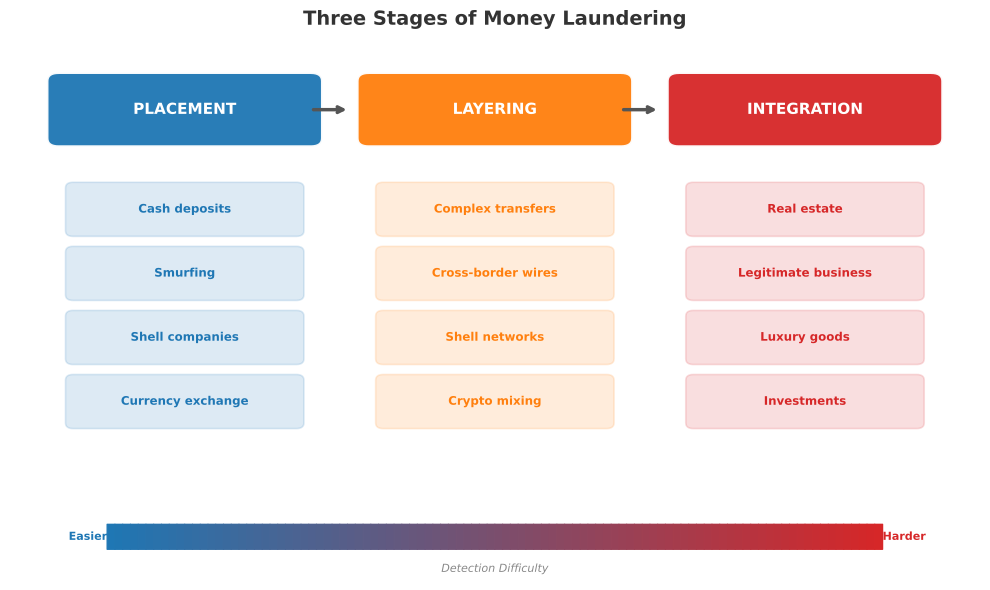

The script that saved this image:
"""
Figure 04: Three Stages of Money Laundering
Three-column flowchart showing Placement, Layering, and Integration stages
with methods and a detection difficulty gradient.
"""
import sys
import os
sys.path.insert(0, os.path.join(os.path.dirname(__file__), '..', '..', '_shared'))

import matplotlib
matplotlib.use('Agg')
import matplotlib.pyplot as plt
import matplotlib.patches as mpatches
from matplotlib.patches import FancyBboxPatch, FancyArrowPatch
import numpy as np

try:
    from chart_styles import V4_COLORS, apply_v4_style, save_chart
except ImportError:
    V4_COLORS = {
        'MLPURPLE': '#9467BD', 'MLBLUE': '#1F77B4', 'MLRED': '#D62728',
        'MLORANGE': '#FF7F0E', 'MLGREEN': '#2CA02C', 'MLGRAY': '#7F7F7F',
        'MLTEAL': '#0D7377', 'MLCYAN': '#14BDEB', 'MLYELLOW': '#BCBD22',
        'MLPINK': '#E377C2', 'MLBROWN': '#8C564B',
    }
    def apply_v4_style(ax, title='', xlabel='', ylabel=''):
        ax.set_title(title, fontsize=14, fontweight='bold', pad=15, color='#333333')
        if xlabel: ax.set_xlabel(xlabel, fontsize=11, color='#555555')
        if ylabel: ax.set_ylabel(ylabel, fontsize=11, color='#555555')
        ax.spines['top'].set_visible(False)
        ax.spines['right'].set_visible(False)
        ax.spines['left'].set_color('#CCCCCC')
        ax.spines['bottom'].set_color('#CCCCCC')
        ax.tick_params(colors='#555555', labelsize=9)
        ax.set_facecolor('white')
        return ax
    def save_chart(fig, filename='chart.pdf', dpi=300):
        fig.tight_layout()
        fig.savefig(filename, format='pdf', bbox_inches='tight', dpi=dpi, facecolor='white')
        plt.close(fig)
        print(f'Saved: {filename}')

CHART_METADATA = {
    'title': 'Three Stages of Money Laundering',
    'type': 'flowchart',
    'section': 'AML/KYC Compliance',
    'lecture_number': 4,
}

np.random.seed(42)

fig, ax = plt.subplots(1, 1, figsize=(10, 6))
ax.set_xlim(0, 10)
ax.set_ylim(0, 7.5)
ax.axis('off')
fig.patch.set_facecolor('white')

# Three stage columns
stages = [
    ('PLACEMENT', 1.8, V4_COLORS['MLBLUE'],
     ['Cash deposits', 'Smurfing', 'Shell companies', 'Currency exchange']),
    ('LAYERING', 5.0, V4_COLORS['MLORANGE'],
     ['Complex transfers', 'Cross-border wires', 'Shell networks', 'Crypto mixing']),
    ('INTEGRATION', 8.2, V4_COLORS['MLRED'],
     ['Real estate', 'Legitimate business', 'Luxury goods', 'Investments']),
]

# Stage headers
for label, cx, color, methods in stages:
    # Header box
    header = FancyBboxPatch((cx - 1.3, 6.2), 2.6, 0.8,
                             boxstyle="round,pad=0.12",
                             facecolor=color, edgecolor='white', linewidth=2, alpha=0.95)
    ax.add_patch(header)
    ax.text(cx, 6.6, label, ha='center', va='center',
            fontsize=11, fontweight='bold', color='white')

    # Method boxes
    for j, method in enumerate(methods):
        y = 5.2 - j * 0.9
        mbox = FancyBboxPatch((cx - 1.15, y - 0.3), 2.3, 0.6,
                               boxstyle="round,pad=0.08",
                               facecolor=color, edgecolor=color,
                               linewidth=1.2, alpha=0.15)
        ax.add_patch(mbox)
        ax.text(cx, y, method, ha='center', va='center',
                fontsize=8.5, color=color, fontweight='bold')

# Arrows between stages
arrow_kw = dict(arrowstyle='->', color='#555555', lw=2.5)
ax.annotate('', xy=(3.5, 6.6), xytext=(3.1, 6.6), arrowprops=arrow_kw)
ax.annotate('', xy=(6.7, 6.6), xytext=(6.3, 6.6), arrowprops=arrow_kw)

# Difficulty gradient bar at bottom
gradient_y = 0.6
bar_height = 0.35
for i in range(100):
    x = 1.0 + i * 0.08
    ratio = i / 99.0
    r = int(31 + ratio * (214 - 31))
    g = int(119 + ratio * (39 - 119))
    b = int(180 + ratio * (40 - 180))
    color_hex = f'#{r:02x}{g:02x}{b:02x}'
    ax.fill_between([x, x + 0.08], gradient_y - bar_height / 2,
                    gradient_y + bar_height / 2, color=color_hex)

ax.text(1.0, gradient_y, 'Easier', ha='right', va='center',
        fontsize=8, color=V4_COLORS['MLBLUE'], fontweight='bold')
ax.text(9.0, gradient_y, 'Harder', ha='left', va='center',
        fontsize=8, color=V4_COLORS['MLRED'], fontweight='bold')
ax.text(5.0, gradient_y - 0.45, 'Detection Difficulty',
        ha='center', va='center', fontsize=8, color='#888888', fontstyle='italic')

ax.set_title('Three Stages of Money Laundering',
             fontsize=14, fontweight='bold', pad=15, color='#333333')

output_path = os.path.join(os.path.dirname(__file__), 'chart.pdf')
save_chart(fig, output_path)
